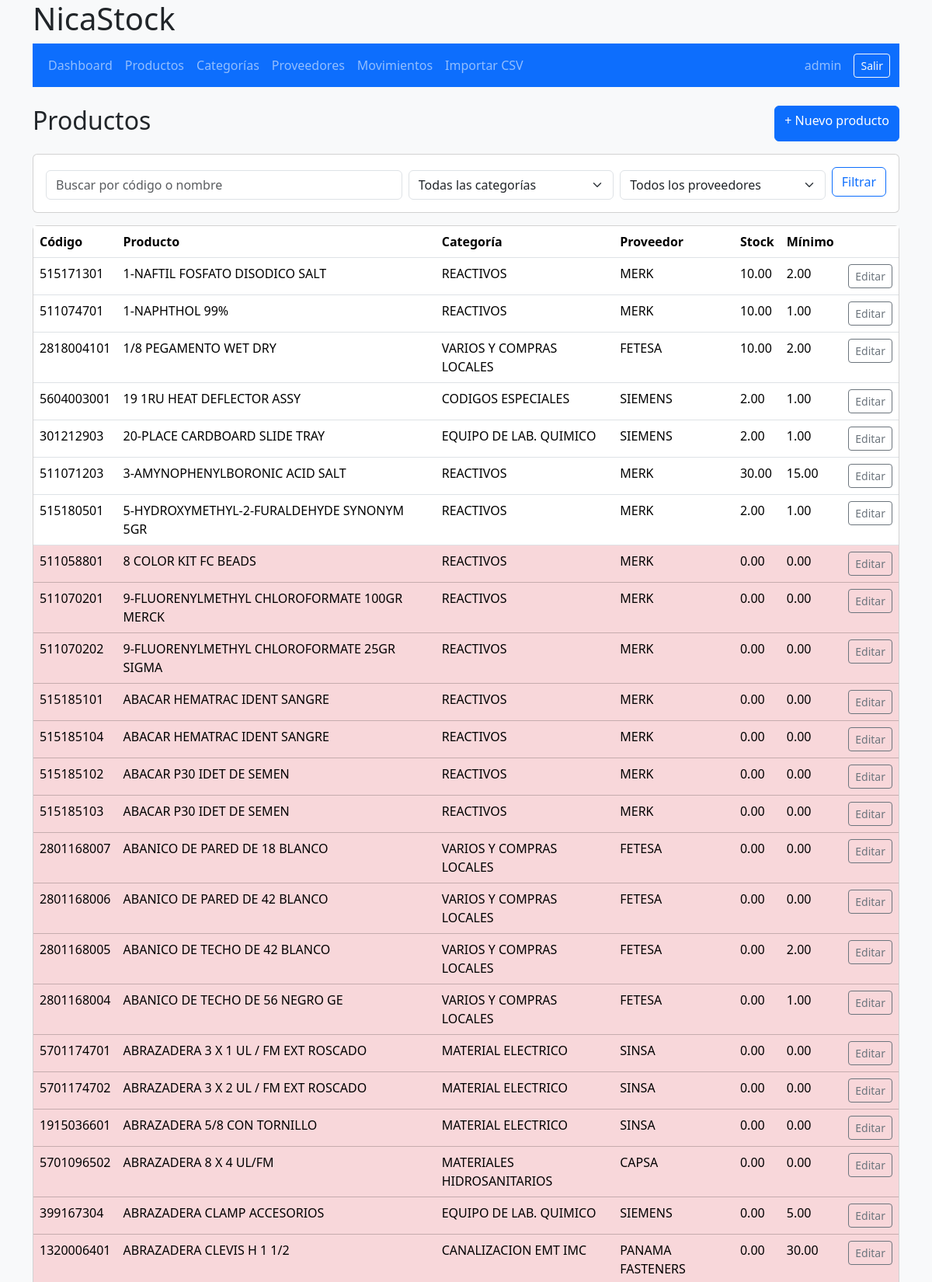
The page /productos/ (signed in, upper part) on the database its author committed.
### Producto/models.py (models this page shows, shortened)
class Producto(models.Model):
    codigo = models.CharField(max_length=40, unique=True)
    nombre = models.CharField(max_length=160)
    categoria = models.ForeignKey(Categoria, on_delete=models.PROTECT, related_name='productos')
    proveedor = models.ForeignKey(Proveedor, on_delete=models.PROTECT, related_name='productos')
    precio_compra = models.DecimalField(max_digits=12, decimal_places=2, default=0, validators=[MinValueValidator(0)])
    precio_venta = models.DecimalField(max_digits=12, decimal_places=2, default=0, validators=[MinValueValidator(0)])
    stock_actual = models.DecimalField(max_digits=12, decimal_places=2, default=0)
    stock_minimo = models.DecimalField(max_digits=12, decimal_places=2, default=0, validators=[MinValueValidator(0)])
    activo = models.BooleanField(default=True)
    class Meta:
      ordering = ['nombre']
      permissions = [('importar_productos', 'Puede importar productos desde CSV')]
    @property
    def bajo_minimo(self): return self.stock_actual <= self.stock_minimo

### Categoria/models.py (models this page shows)
class Categoria(models.Model):
    nombre = models.CharField(max_length=100, unique=True)
    descripcion = models.TextField(blank=True)
    class Meta:
      verbose_name = 'categoría'
      verbose_name_plural = 'categorías'
      ordering = ['nombre']
    def __str__(self):
      return self.nombre

### Proveedor/models.py (models this page shows)
class Proveedor(models.Model):
    nombre = models.CharField(max_length=150, unique=True)
    contacto = models.CharField(max_length=120, blank=True)
    telefono = models.CharField(max_length=30, blank=True)
    email = models.EmailField(blank=True)
    direccion = models.TextField(blank=True)
    class Meta:
      ordering = ['nombre']
    def __str__(self):
      return self.nombre

### Producto/views.py (the view)
# urls.py: path('productos/', views.productos, name='productos'),
@login_required
def productos(request):
    qs = Producto.objects.select_related('categoria', 'proveedor').all()
    categoria, proveedor, texto = request.GET.get('categoria'), request.GET.get('proveedor'), request.GET.get('q', '')
    if categoria: qs = qs.filter(categoria_id=categoria)
    if proveedor: qs = qs.filter(proveedor_id=proveedor)
    if texto: qs = qs.filter(Q(nombre__icontains=texto) | Q(codigo__icontains=texto))
    return render(request, 'inventario/productos.html', {'productos': qs, 'categorias': Categoria.objects.all(), 'proveedores': Proveedor.objects.all()})

### inventario/templates/inventario/productos.html (shortened to what this page needs)
{% extends 'inventario/base.html' %}
{% block content %}
<div class="d-flex justify-content-between mb-3">
  <h1 class="h2">Productos</h1>
  {% if perms.inventario.change_producto %}
  <a class="btn btn-primary" href="{% url 'producto_nuevo' %}">+ Nuevo producto</a>
  {% endif %}
</div>
<form class="card card-body mb-3">
  <div class="row g-2">
    <div class="col">
      <input class="form-control" name="q" value="{{ request.GET.q }}" placeholder="Buscar por código o nombre">
    </div>
    <div class="col-md-3">
      <select title="categoria" class="form-select" name="categoria">
        <option value="">Todas las categorías</option>
      </select>
    </div>
    <div class="col-md-3">
      <select title="proveedor" class="form-select" name="proveedor">
        <option value="">Todos los proveedores</option>
      </select>
    </div>
    <div class="col-auto">
      <button type="submit" class="btn btn-outline-primary">Filtrar</button>
    </div>
  </div>
</form>
<div class="card">
  <div class="table-responsive">
    <table class="table table-hover mb-0">
      <thead>
        <tr>
          <th>Código</th>
          <th>Producto</th>
          <th>Categoría</th>
          <th>Proveedor</th>
          <th>Stock</th>
          <th>Mínimo</th>
          <th></th>
        </tr>
      </thead>
      <tbody>
        {% for p in productos %}
        <tr class="{% if p.bajo_minimo %}table-danger{% endif %}">
          <td>{{ p.codigo }}</td>
          <td>{{ p.nombre }}</td>
          <td>{{ p.categoria }}</td>
          <td>{{ p.proveedor }}</td>
          <td>{{ p.stock_actual }}</td>
          <td>{{ p.stock_minimo }}</td>
          <td>
            {% if perms.inventario.change_producto %}
            <a href="{% url 'producto_editar' p.id %}" class="btn btn-sm btn-outline-secondary">Editar</a>
            {% endif %}
          </td>
        </tr>
        {% empty %}
        <tr>
          <td colspan="7" class="text-muted text-center">Sin productos.</td>
        </tr>{% endfor %}
      </tbody>
    </table>
  </div>
</div>
{% endblock %}

### inventario/templates/inventario/_includes/_header.html (shortened to what this page needs)
<header>
  <div class="container">
    <h1>NicaStock</h1>
    <nav class="navbar navbar-expand-lg navbar-dark bg-primary">
      <div class="container">
        {% if user.is_authenticated %}
          <div class="navbar-nav me-auto">
            <a class="nav-link" href="{% url 'dashboard' %}">Dashboard</a>
            <a class="nav-link" href="{% url 'productos' %}">Productos</a>
            <a class="nav-link" href="{% url 'categorias' %}">Categorías</a>
            <a class="nav-link" href="{% url 'proveedores' %}">Proveedores</a>
            <a class="nav-link" href="{% url 'movimientos' %}">Movimientos</a>
            {% if perms.inventario.importar_productos %}
              <a class="nav-link" href="{% url 'importar_csv' %}">Importar CSV</a>
            {% endif %}
          </div>
          <span class="navbar-text me-3">{{ user.username }}</span>
          <form method="post" action="{% url 'logout' %}">
            <button type="submit" class="btn btn-outline-light btn-sm">Salir</button>
          </form>
        {% endif %}
      </div>
    </nav>
  </div>
</header>

### static/css/app.css (style rules this page uses)
body { min-height: 100vh; }
.form-control, .form-select { margin-top: 0.25rem; }

### rows shown on the page
Producto: codigo "515171301", nombre "1-NAFTIL FOSFATO DISODICO SALT", categoria "REACTIVOS", proveedor "MERK", stock_actual "10.00", stock_minimo "2.00"
Producto: codigo "511074701", nombre "1-NAPHTHOL 99%", categoria "REACTIVOS", proveedor "MERK", stock_actual "10.00", stock_minimo "1.00"
Producto: codigo "2818004101", nombre "1/8 PEGAMENTO WET DRY", categoria "VARIOS Y COMPRAS LOCALES", proveedor "FETESA", stock_actual "10.00", stock_minimo "2.00"
Producto: codigo "5604003001", nombre "19 1RU HEAT DEFLECTOR ASSY", categoria "CODIGOS ESPECIALES", proveedor "SIEMENS", stock_actual "2.00", stock_minimo "1.00"
Producto: codigo "301212903", nombre "20-PLACE CARDBOARD SLIDE TRAY", categoria "EQUIPO DE LAB. QUIMICO", proveedor "SIEMENS", stock_actual "2.00", stock_minimo "1.00"
Producto: codigo "511071203", nombre "3-AMYNOPHENYLBORONIC ACID SALT", categoria "REACTIVOS", proveedor "MERK", stock_actual "30.00", stock_minimo "15.00"
Producto: codigo "515180501", nombre "5-HYDROXYMETHYL-2-FURALDEHYDE SYNONYM 5GR", categoria "REACTIVOS", proveedor "MERK", stock_actual "2.00", stock_minimo "1.00"
Producto: codigo "511058801", nombre "8 COLOR KIT FC BEADS", categoria "REACTIVOS", proveedor "MERK", stock_actual "0.00", stock_minimo "0.00"
Producto: codigo "511070201", nombre "9-FLUORENYLMETHYL CHLOROFORMATE 100GR MERCK", categoria "REACTIVOS", proveedor "MERK", stock_actual "0.00", stock_minimo "0.00"
Producto: codigo "511070202", nombre "9-FLUORENYLMETHYL CHLOROFORMATE 25GR SIGMA", categoria "REACTIVOS", proveedor "MERK", stock_actual "0.00", stock_minimo "0.00"
Producto: codigo "515185101", nombre "ABACAR HEMATRAC IDENT SANGRE", categoria "REACTIVOS", proveedor "MERK", stock_actual "0.00", stock_minimo "0.00"
Producto: codigo "515185104", nombre "ABACAR HEMATRAC IDENT SANGRE", categoria "REACTIVOS", proveedor "MERK", stock_actual "0.00", stock_minimo "0.00"
Producto: codigo "515185102", nombre "ABACAR P30 IDET DE SEMEN", categoria "REACTIVOS", proveedor "MERK", stock_actual "0.00", stock_minimo "0.00"
Producto: codigo "515185103", nombre "ABACAR P30 IDET DE SEMEN", categoria "REACTIVOS", proveedor "MERK", stock_actual "0.00", stock_minimo "0.00"
Producto: codigo "2801168007", nombre "ABANICO DE PARED DE 18 BLANCO", categoria "VARIOS Y COMPRAS LOCALES", proveedor "FETESA", stock_actual "0.00", stock_minimo "0.00"
Producto: codigo "2801168006", nombre "ABANICO DE PARED DE 42 BLANCO", categoria "VARIOS Y COMPRAS LOCALES", proveedor "FETESA", stock_actual "0.00", stock_minimo "0.00"
Producto: codigo "2801168005", nombre "ABANICO DE TECHO DE 42 BLANCO", categoria "VARIOS Y COMPRAS LOCALES", proveedor "FETESA", stock_actual "0.00", stock_minimo "2.00"
Producto: codigo "2801168004", nombre "ABANICO DE TECHO DE 56 NEGRO GE", categoria "VARIOS Y COMPRAS LOCALES", proveedor "FETESA", stock_actual "0.00", stock_minimo "1.00"
Producto: codigo "5701174701", nombre "ABRAZADERA 3 X 1 UL / FM EXT ROSCADO", categoria "MATERIAL ELECTRICO", proveedor "SINSA", stock_actual "0.00", stock_minimo "0.00"
Producto: codigo "5701174702", nombre "ABRAZADERA 3 X 2 UL / FM EXT ROSCADO", categoria "MATERIAL ELECTRICO", proveedor "SINSA", stock_actual "0.00", stock_minimo "0.00"
Producto: codigo "1915036601", nombre "ABRAZADERA 5/8 CON TORNILLO", categoria "MATERIAL ELECTRICO", proveedor "SINSA", stock_actual "0.00", stock_minimo "0.00"
Producto: codigo "5701096502", nombre "ABRAZADERA 8 X 4 UL/FM", categoria "MATERIALES HIDROSANITARIOS", proveedor "CAPSA", stock_actual "0.00", stock_minimo "0.00"
Producto: codigo "399167304", nombre "ABRAZADERA CLAMP ACCESORIOS", categoria "EQUIPO DE LAB. QUIMICO", proveedor "SIEMENS", stock_actual "0.00", stock_minimo "5.00"
Producto: codigo "1320006401", nombre "ABRAZADERA CLEVIS H 1 1/2", categoria "CANALIZACION EMT IMC", proveedor "PANAMA FASTENERS", stock_actual "0.00", stock_minimo "30.00"

### other values the page prints
{{ user.username }} "admin"
